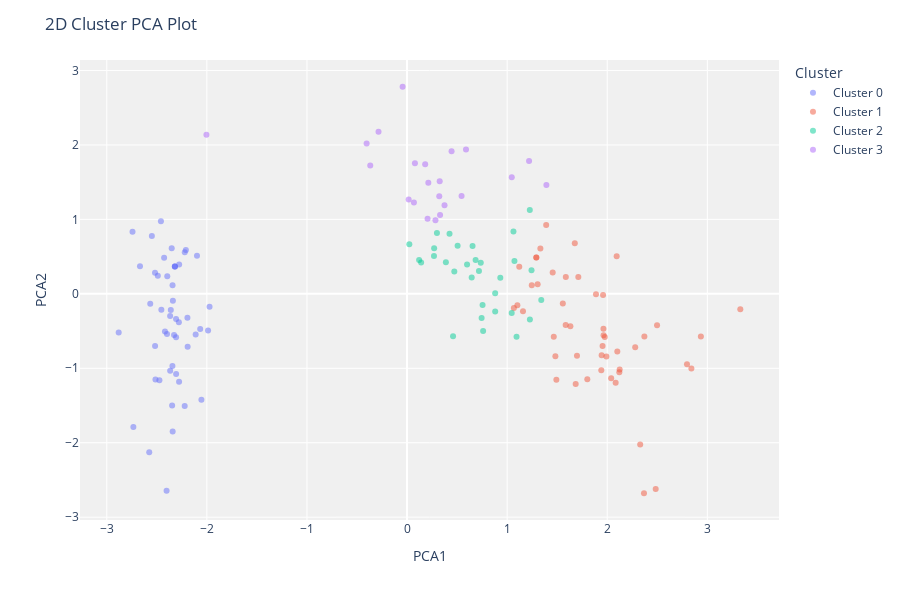

Notebook code for this chart:
### Markdown cell above
### From the elbow method it is clearly seen that the optimum number of clusters =4

### Code cell
plot_model(kmeans)

### Figure 1 — Plotly figure (JSON) as saved in the notebook; plotly's stock layout.template omitted (floating-point values rounded to 4 significant figures)
{"data": [{"customdata": [[5.1], [5.2], [5.2], [4.7], [4.8], [5.4], [5.2], [5.5], [4.9], [5], [5.5], [4.9], [4.4], [5.1], [5], [4.4], [5], [5.1], [4.8], [5.1], [5.3], [5], [5], [5], [4.6], [5.1], [4.9], [4.7], [4.6], [5], [5.4], [4.6], [5], [4.4], [4.9], [5.4], [4.8], [4.8], [4.3], [5.8], [5.7], [5.4], [5.1], [5.7], [5.1], [5.4], [4.8], [5.1], [4.6]], "hovertemplate": "Cluster=Cluster 0<br>PCA1=%{x}<br>PCA2=%{y}<br>Feature=%{customdata[0]}<extra></extra>", "legendgroup": "Cluster 0", "marker": {"color": "#636efa", "opacity": 0.5, "symbol": "circle"}, "mode": "markers", "name": "Cluster 0", "orientation": "v", "showlegend": true, "textposition": "top center", "type": "scatter", "x": [-2.398, -2.307, -2.28, -2.395, -2.277, -1.988, -2.734, -2.576, -2.319, -2.343, -2.192, -2.319, -2.55, -2.308, -2.418, -2.668, -2.112, -2.277, -2.209, -2.513, -2.367, -2.339, -2.194, -2.098, -2.518, -1.973, -2.221, -2.49, -2.427, -2.517, -2.221, -2.566, -2.367, -2.459, -2.319, -2.307, -2.455, -2.36, -2.743, -2.341, -2.402, -2.347, -2.328, -2.054, -2.474, -2.066, -2.351, -2.344, -2.881], "xaxis": "x", "y": [-0.54, -0.5848, -0.3805, 0.2358, 0.3953, -0.4911, -1.788, -2.129, 0.3655, 0.1141, -0.7102, 0.3655, 0.7753, -0.3393, -0.5065, 0.3704, -0.5462, -1.179, 0.59, -1.151, -1.033, -0.092, -0.3209, 0.5117, 0.2825, -0.1747, 0.5584, 0.2413, 0.4832, -0.6994, -1.507, -0.1338, -0.2963, 0.976, 0.3655, -1.076, -0.2121, -0.2176, 0.8334, -1.85, -2.645, -1.5, -0.5514, -1.422, -1.161, -0.472, 0.6128, -0.9695, -0.52], "yaxis": "y"}, {"customdata": [[6.4], [6.5], [7.7], [7.7], [6.9], [5.6], [5.8], [7.7], [6.3], [6.3], [6.8], [6.4], [6.5], [7.2], [6.7], [7.3], [7.6], [6.5], [6.7], [7.1], [5.7], [7.2], [6.4], [6.1], [6.5], [5.8], [6.3], [6.7], [6.7], [6.8], [5.8], [6.9], [6.7], [6.2], [6.9], [6.3], [7.7], [6.1], [6.3], [6.4], [7.9], [7.4], [7.2], [6.4], [6], [6.3], [5.9], [6.2]], "hovertemplate": "Cluster=Cluster 1<br>PCA1=%{x}<br>PCA2=%{y}<br>Feature=%{customdata[0]}<extra></extra>", "legendgroup": "Cluster 1", "marker": {"color": "#EF553B", "opacity": 0.5, "symbol": "circle"}, "mode": "markers", "name": "Cluster 1", "orientation": "v", "showlegend": true, "textposition": "top center", "type": "scatter", "x": [1.698, 1.585, 2.484, 2.936, 2.121, 1.121, 1.586, 3.329, 1.455, 1.556, 1.975, 1.711, 1.482, 2.329, 2.094, 2.371, 2.797, 1.962, 1.801, 2.28, 1.39, 2.039, 1.466, 1.158, 1.632, 1.291, 1.676, 1.963, 2.084, 2.124, 1.291, 1.992, 2.101, 1.305, 1.944, 1.685, 2.841, 1.332, 1.246, 1.958, 2.367, 2.498, 1.954, 1.888, 1.067, 1.941, 1.102, 1.492], "xaxis": "x", "y": [-0.8325, -0.4173, -2.621, -0.5733, -1.055, 0.363, 0.2277, -0.2062, 0.2872, -0.1306, -0.5805, 0.2254, -0.8377, -2.024, 0.5036, -0.5736, -0.9448, -0.4684, -1.149, -0.7169, 0.9256, -1.132, -0.5767, -0.2342, -0.4346, 0.4872, 0.6789, -0.5548, -1.194, -1.016, 0.4872, -0.8414, -0.776, 0.1296, -0.8241, -1.211, -1.001, 0.6084, 0.1152, -0.01673, -2.679, -0.4219, -0.7011, -0.005333, -0.1894, -1.028, -0.1519, -1.153], "yaxis": "y"}, {"customdata": [[6.6], [5.7], [6.1], [6.3], [6.1], [5.9], [5.6], [6.7], [6.8], [5.6], [5.9], [6.6], [6.3], [5.7], [6.5], [6.9], [6.4], [7], [6.1], [6.7], [5.7], [6.4], [6], [5.6], [6.1], [6], [5.4], [6.7], [5.7], [6.2], [6]], "hovertemplate": "Cluster=Cluster 2<br>PCA1=%{x}<br>PCA2=%{y}<br>Feature=%{customdata[0]}<extra></extra>", "legendgroup": "Cluster 2", "marker": {"color": "#00cc96", "opacity": 0.5, "symbol": "circle"}, "mode": "markers", "name": "Cluster 2", "orientation": "v", "showlegend": true, "textposition": "top center", "type": "scatter", "x": [0.8804, 0.1408, 0.6543, 1.226, 0.5052, 0.7546, 0.3881, 0.8806, 1.244, 0.02286, 0.4721, 0.9317, 0.7601, 0.4245, 1.073, 1.227, 0.7451, 1.094, 0.7367, 1.341, 0.2709, 0.7185, 0.6852, 0.1207, 0.646, 0.4595, 0.2691, 1.046, 0.2988, 0.5996, 1.063], "xaxis": "x", "y": [0.006586, 0.4202, 0.6439, 1.127, 0.6453, -0.1502, 0.4235, -0.2389, 0.3182, 0.6653, 0.3, 0.2168, -0.5001, 0.8082, 0.4395, -0.3455, -0.3256, -0.5759, 0.4186, -0.08162, 0.6112, 0.3083, 0.4539, 0.4536, 0.218, -0.5699, 0.5095, -0.2558, 0.8155, 0.3943, 0.8364], "yaxis": "y"}, {"customdata": [[5.1], [5.5], [5.6], [5], [5.8], [4.9], [4.5], [5.2], [5.7], [5.5], [6], [4.9], [6.3], [5.8], [6.2], [5.6], [5.8], [5.5], [5.5], [6], [5], [5.5]], "hovertemplate": "Cluster=Cluster 3<br>PCA1=%{x}<br>PCA2=%{y}<br>Feature=%{customdata[0]}<extra></extra>", "legendgroup": "Cluster 3", "marker": {"color": "#ab63fa", "opacity": 0.5, "symbol": "circle"}, "mode": "markers", "name": "Cluster 3", "orientation": "v", "showlegend": true, "textposition": "top center", "type": "scatter", "x": [-0.3675, 0.4449, 0.33, -0.2849, 0.3746, -0.4036, -2.004, 0.06872, 0.01633, 0.3219, 0.589, 0.5447, 1.046, 0.2051, 1.219, 0.2127, 0.2838, 0.07886, 0.1811, 1.392, -0.04411, 0.3263], "xaxis": "x", "y": [1.724, 1.916, 1.059, 2.178, 1.191, 2.018, 2.138, 1.225, 1.266, 1.312, 1.937, 1.313, 1.564, 1.009, 1.785, 1.492, 0.9901, 1.753, 1.74, 1.461, 2.782, 1.511], "yaxis": "y"}], "layout": {"height": 600, "legend": {"title": {"text": "Cluster"}, "tracegroupgap": 0}, "margin": {"t": 60}, "plot_bgcolor": "rgb(240,240,240)", "title": {"text": "2D Cluster PCA Plot"}, "xaxis": {"anchor": "y", "domain": [0, 1], "title": {"text": "PCA1"}}, "yaxis": {"anchor": "x", "domain": [0, 1], "title": {"text": "PCA2"}}}}
